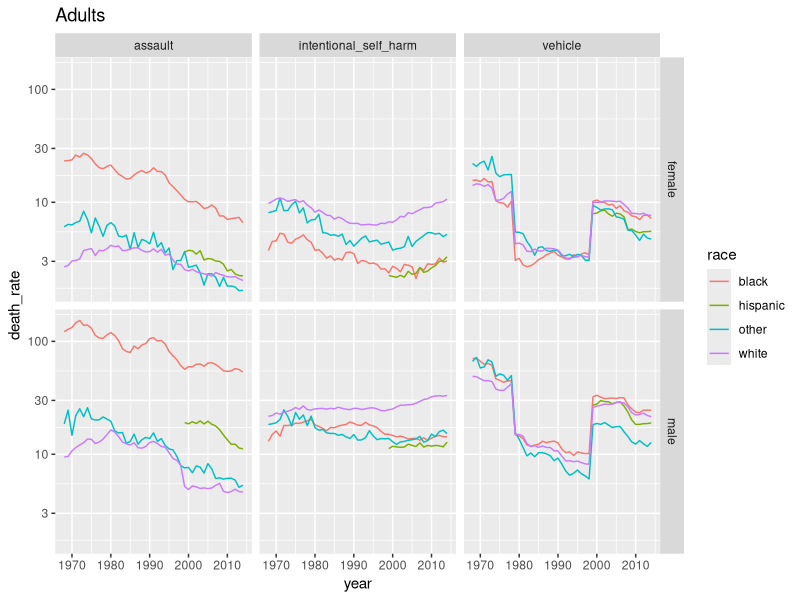

The R script that drew this image: (Note: this script raises an error after producing the figure.)
# USA Fall in violence paper

# The aim of this session is to produce various figures which show how mortality rates due to assault/homicide 
# have varied with age, sex, and ethnicity over time in the USA. THe aim of doing this is to produce some a series 
# of figures which show the trends for as long a period as possible. In particular it is important to see if the trends 
#  follow those observed more generally about convergence between Blacks and Non-Blacks in age specific mortality rates 




# Load packages -----------------------------------------------------------

rm(list=ls())

require(readr)
require(plyr)
require(tidyr)
require(dplyr)
require(stringr)
require(car)

require(ggplot2)
require(lattice)
require(latticeExtra)
require(RColorBrewer)
require(grid)




# Analyses of long-term trends using ICD8-10 ------------------------------


icd_8cat <- read_csv("data/tidied/icd_8_to_10_8fold.csv", col_types = "ciccccdd")

icd_8cat <- icd_8cat %>% mutate(
  age = factor(
    age, 
    levels = c(
      "< 1", "1-4", "5-9", "10-14", "15-19", "20-24", "25-34", "35-44", 
      "45-54", "55-64", "64-74", "75-84"
               ),
    ordered = T
    )
  )



# Jon,
# 
# Please run the trends (1968-2014) for homicide, suicide, and vehicle accident death rates 
# by race-sex groups (i.e., black females, black males, white females, and white males), 
# age group (set 3 groups: children/adolescents (ages 10-19), adults (20-54), and older adults (55-84)). 
# Mark the presidential years by party as follows:
#   

age_group_icd <- icd_8cat %>% 
  mutate(age_group = recode(
    age, 
    recodes = "
      c('< 1', '1-4', '5-9') = 'young children';
      c('10-14', '15-19') = 'children and adolescents';
      c('20-24', '25-34', '35-44', '45-54') = 'adults';
      c('55-64', '65-74', '75-84') = 'older adults'
    "                        
                            )) %>% 
  filter(!is.na(age_group)) %>% 
  filter(age_group != "young children") %>% 
  filter(cause %in% c("assault", "intentional_self_harm", "vehicle")) %>% 
  mutate(rep = ifelse(year %in% c(2010:2014, 1994:2001, 1978:1981, 1968:1969), 1, 0)) %>% 
  select(year, age_group, sex, race, cause, rep, death_count, population_count) %>% 
  group_by(year, age_group, sex, race, cause, rep) %>% 
  summarise(
    death_count = sum(death_count), 
    population_count = sum(population_count)        
            ) %>% 
  ungroup() %>% 
  mutate(death_rate = 100000 * death_count / population_count) 

write_csv(age_group_icd, path = "data/tidied/three_cause_agegrouped.csv")

age_group_icd %>% 
  filter(age_group == "adults") %>% 
  ggplot(.) + 
  geom_line(aes(x = year, y = death_rate, group = race, colour = race)) + 
  facet_grid(sex ~ cause) + 
  scale_y_log10() + 
  labs(title = "Adults")
ggsave("figures/three_cause_adults.png", dpi = 150, width = 20, height = 15, units = "cm")


age_group_icd %>% 
  filter(age_group == "children and adolescents") %>% 
  ggplot(.) + 
  geom_line(aes(x = year, y = death_rate, group = race, colour = race)) + 
  facet_grid(sex ~ cause) + 
  scale_y_log10() + 
  labs(title = "Children and adolescents")
ggsave("figures/three_cause_children.png", dpi = 150, width = 20, height = 15, units = "cm")

age_group_icd %>% 
  filter(age_group == "older adults") %>% 
  ggplot(.) + 
  geom_line(aes(x = year, y = death_rate, group = race, colour = race)) + 
  facet_grid(sex ~ cause) + 
  scale_y_log10() + 
  labs(title = "older_adults")
ggsave("figures/three_cause_older.png", dpi = 150, width = 20, height = 15, units = "cm")


  
#   Variable name: "rep" (1=Republican, 0=Democrat). This variable is lagged 1 year.
# 
# Republican years: 2010-2014, 1994-2001, 1978-1981, 1968-1969
# All others are Democrats.
# 
# That will get us started.
# 
# Thanks!

# dd at end works but ii doesn't, implying some non-integer values for death/population counts


# To dos - 
# 1) All cause mortality, overall and by race + sex
# 2) external mortality, overall and by race + sex
# 3) black/white ratio in all cause mortality 
# 4) black/white ratio in external mortality 
# 5) vehicle mortality trends, overall and by race + sex
# 6) assault mortality trends, overall and by race + sex
# 


# 1) All cause mortality, overall and by race + sex

icd_8cat %>% 
  filter(cause == "all_cause") %>% 
  select(-cause) %>% 
  group_by(icd_class, year, sex, race) %>% 
  summarise(
    death_count = sum(death_count), 
    population_count = sum(population_count)
            ) %>% 
  mutate(death_rate = 100000 * death_count / population_count) %>% 
  ggplot(.) +
  geom_line(aes(x = year, y = death_rate, group = race, colour = race)) + 
  facet_wrap(~ sex) + 
  labs(x = "Year", y = "All cause death rate per 100 000", title = "All Cause") + 
  theme_minimal()

ggsave(filename = "figures/all_cause_mortality.png", dpi = 300, width = 15, height = 10, units = "cm")



# 2) external mortality, overall and by race + sex

icd_8cat %>% 
  filter(cause == "all_external") %>% 
  select(-cause) %>% 
  group_by(icd_class, year, sex, race) %>% 
  summarise(
    death_count = sum(death_count), 
    population_count = sum(population_count)
  ) %>% 
  mutate(death_rate = 100000 * death_count / population_count) %>% 
  ggplot(.) +
  geom_line(aes(x = year, y = death_rate, group = race, colour = race)) + 
  facet_wrap(~ sex) + 
  labs(x = "Year", y = "External death rate per 100 000", title = "External") + 
  theme_minimal()

ggsave(filename = "figures/all_external_mortality.png", dpi = 300, width = 15, height = 10, units = "cm")

# 3) black/white ratio in all cause mortality 

icd_8cat %>% 
  filter(cause == "all_cause") %>% 
  filter(!is.na(age)) %>% 
  filter(race %in% c("white", "black")) %>%
  mutate(death_rate = 100000 * death_count / population_count) %>% 
  select(year, age, sex, race, death_rate) %>% 
  spread(key = race, value = death_rate) %>% 
  mutate(bw_ratio = black / white) %>% 
  select(-black, -white) %>% 
  ggplot(.) + 
  geom_line(aes(x = year, y = bw_ratio, group = sex, colour = sex)) + 
  facet_wrap(~ age) + 
  labs(
    title = "Ratio of male/white all cause mortality rates at \ndifferent age groups",
    x = "Year", y= "Ratio of black to white mortality"
  )

ggsave("figures/ratio_of_bw_allcause_mort_by_age.png", width = 30, height = 30, units = "cm", dpi = 300)


# 4) black/white ratio in external mortality 

icd_8cat %>% 
  filter(cause == "all_external") %>% 
  filter(!is.na(age)) %>% 
  filter(race %in% c("white", "black")) %>%
  mutate(death_rate = 100000 * death_count / population_count) %>% 
  select(year, age, sex, race, death_rate) %>% 
  spread(key = race, value = death_rate) %>% 
  mutate(bw_ratio = black / white) %>% 
  select(-black, -white) %>% 
  ggplot(.) + 
  geom_line(aes(x = year, y = bw_ratio, group = sex, colour = sex)) + 
  facet_wrap(~ age) + 
  labs(
    title = "Ratio of male/white external mortality rates at \ndifferent age groups",
    x = "Year", y= "Ratio of black to white mortality"
  )

ggsave("figures/ratio_of_bw_all_external_mort_by_age.png", width = 30, height = 30, units = "cm", dpi = 300)


# # 5) vehicle mortality trends, overall and by race + sex



icd_8cat %>% 
  filter(cause ==  "vehicle") %>% 
  select(-cause) %>% 
  group_by(icd_class, year, sex, race) %>% 
  summarise(
    death_count = sum(death_count), 
    population_count = sum(population_count)
  ) %>% 
  mutate(death_rate = 100000 * death_count / population_count) %>% 
  ggplot(.) +
  geom_line(aes(x = year, y = death_rate, group = race, colour = race)) + 
  facet_wrap(~ sex) + 
  labs(x = "Year", y = "RTA death rate per 100 000", title = "Road Traffic Accidents") + 
  theme_minimal()

ggsave(filename = "figures/vehicle_mortality.png", dpi = 300, width = 15, height = 10, units = "cm")

# 6) BW ratio in vehicle mortality

icd_8cat %>% 
  filter(cause == "vehicle") %>% 
  filter(!is.na(age)) %>% 
  filter(race %in% c("white", "black")) %>%
  mutate(death_rate = 100000 * death_count / population_count) %>% 
  select(year, age, sex, race, death_rate) %>% 
  spread(key = race, value = death_rate) %>% 
  mutate(bw_ratio = black / white) %>% 
  select(-black, -white) %>% 
  ggplot(.) + 
  geom_line(aes(x = year, y = bw_ratio, group = sex, colour = sex)) + 
  facet_wrap(~ age) + 
  labs(
    title = "Ratio of male/white mortality due to assault/homicide at \ndifferent age groups",
    x = "Year", y= "Ratio of black to white mortality"
  )  + geom_hline(aes(yintercept = 1)) + 
  scale_y_log10(breaks = c(0.1, 0.2, 0.5, 1, 2, 5, 10, 20))


ggsave(filename = "figures/bw_ratio_motor_mortality.png", dpi = 300, width = 15, height = 10, units = "cm")


# 6) assault mortality trends, overall and by race + sex
icd_8cat %>% 
  filter(cause ==  "assault") %>% 
  select(-cause) %>% 
  group_by(icd_class, year, sex, race) %>% 
  summarise(
    death_count = sum(death_count), 
    population_count = sum(population_count)
  ) %>% 
  mutate(death_rate = 100000 * death_count / population_count) %>% 
  ggplot(.) +
  geom_line(aes(x = year, y = death_rate, group = race, colour = race)) + 
  facet_wrap(~ sex) + 
  labs(x = "Year", y = "assault/homicide death rate per 100 000", title = "Assault/Homicide") + 
  theme_minimal()

ggsave(filename = "figures/assault_homicide_mortality.png", dpi = 300, width = 15, height = 10, units = "cm")


# 6) BW ratio in assault mortality trends

icd_8cat %>% 
  filter(cause == "assault") %>% 
  filter(!is.na(age)) %>% 
  filter(race %in% c("white", "black")) %>%
  mutate(death_rate = 100000 * death_count / population_count) %>% 
  select(year, age, sex, race, death_rate) %>% 
  spread(key = race, value = death_rate) %>% 
  mutate(bw_ratio = black / white) %>% 
  select(-black, -white) %>% 
  ggplot(.) + 
  geom_line(aes(x = year, y = bw_ratio, group = sex, colour = sex)) + 
  facet_wrap(~ age) + 
  labs(
    title = "Ratio of male/white mortality due to assault/homicide at \ndifferent age groups",
    x = "Year", y= "Ratio of black to white mortality"
  ) + geom_hline(aes(yintercept = 1)) + 
  scale_y_log10(breaks = c(1, 2, 5, 10, 20))

ggsave(filename = "figures/bw_ratio_assault_homicide_mortality.png", dpi = 300, width = 15, height = 10, units = "cm")


# 6) undetermined, by age group, race + sex
icd_8cat %>% 
  filter(cause ==  "intentional_or_undetermined_self_harm") %>% 
  select(-cause) %>% 
  group_by(icd_class, year, sex, race) %>% 
  summarise(
    death_count = sum(death_count), 
    population_count = sum(population_count)
  ) %>% 
  mutate(death_rate = 100000 * death_count / population_count) %>% 
  ggplot(.) +
  geom_line(aes(x = year, y = death_rate, group = race, colour = race)) + 
  facet_wrap(~ sex) + 
  labs(x = "Year", y = "self-harm death rate per 100 000", title = "Self harm (intended or undetermined)") + 
  theme_minimal()

ggsave(filename = "figures/selfharm_mortality.png", dpi = 300, width = 15, height = 10, units = "cm")


# 6) BW ratio in self harm trends

icd_8cat %>% 
  filter(cause == "intentional_or_undetermined_self_harm") %>% 
  filter(!is.na(age)) %>% 
  filter(race %in% c("white", "black")) %>%
  mutate(death_rate = 100000 * death_count / population_count) %>% 
  select(year, age, sex, race, death_rate) %>% 
  spread(key = race, value = death_rate) %>% 
  mutate(bw_ratio = black / white) %>% 
  select(-black, -white) %>% 
  ggplot(.) + 
  geom_line(aes(x = year, y = bw_ratio, group = sex, colour = sex)) + 
  facet_wrap(~ age) + 
  labs(
    title = "Ratio of male/white mortality due to assault/homicide at \ndifferent age groups",
    x = "Year", y= "Ratio of black to white mortality"
  ) + geom_hline(aes(yintercept = 1)) + 
  scale_y_log10()

ggsave(filename = "figures/bw_ratio_assault_homicide_mortality.png", dpi = 300, width = 15, height = 10, units = "cm")
